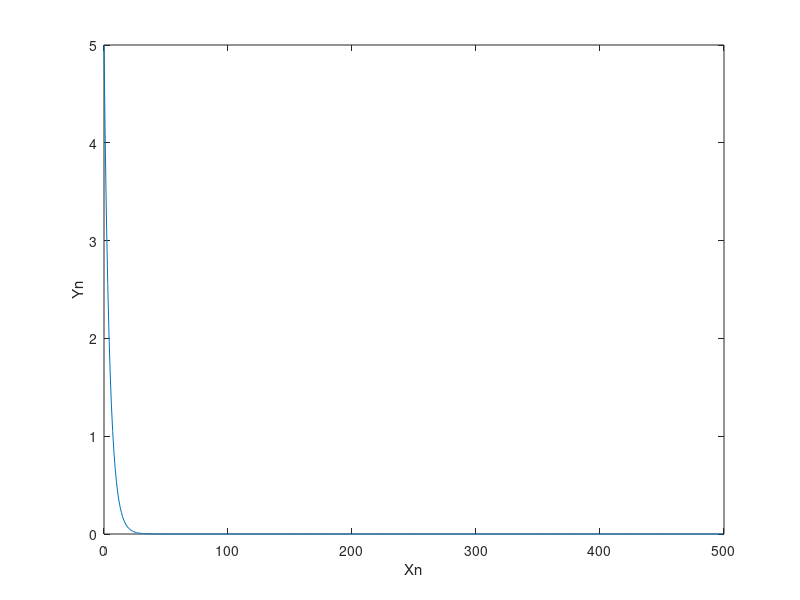

Write MATLAB code to recreate this figure. (Note: this script raises an error after producing the figure.)
%% 
clear;
close all;
clc;

%% Stałe
N = 500;
a = 0.8; % a musi być z przedziału -1,1 aby system był stabilny ujemne wartości wprowadzają oscylacje
b = 5;
theta = [b, a]';

%% Zabawa odpowiedzią impulsową systemu dynamicznego
Imp = [1, zeros(1, N-1)];
Res = 0;
Yn = [];
for i=1:1:N
    fi = [Imp(i), Res]';
    Res = fi' * theta;
    Yn(end+1) = Res;
end

figure(1);
plot(0:N-1, Yn);
xlabel('Xn');
ylabel('Yn');
title("Odpowiedź impulsowa systemu - parametry a = " + a + " b = " + b);

%% Generacja pomiarów wejścia wyjścia systemu dynamicznego
Un = rand(1, N);
en = 2*rand(1,N)-1;

[Yn, Phi] = System(Un, en, theta, a);

%% Estymator najmniejszych kwadratów
theta_est = inv(Phi' * Phi) * Phi' * Yn;
MSE = norm(theta_est - theta)^2;
figure(1);
plot(theta,'o');
hold on;
plot(theta_est,'x');
title("Przykładowa realizacja estymatora najmniejszych kwadratów MSE = " + MSE);
    
%% Błąd empiryczny estymatora najmniejszych kwadratów
L = 50;
Err_MNK = [];
for n = 10:1:500
    Err_MNK(end+1) = EmpErrMNK(L, n, theta, a);
end
n = 10:1:500;
plot(n, Err_MNK);
title('Błąd empiryczny estymatora najmnhiejszych kwadratów w funkcji N')

%% Oszacowanie niezaszumionego wyjścia V
Vn_est = [];
pom = 0;
for i=1:1:N
    Vn_est(end+1) = theta_est(1) * Un(i) + theta_est(2) * pom;
    pom = Vn_est(end);
end
Vn_est = [0,Vn_est];
Vn_est(end) = [];

Psi = [Un',Vn_est'];

%% Metoda zmiennych instrumentalnych
theta_IV = inv(Psi' * Phi)* Psi' * Yn;
MSE = norm(theta_IV - theta)^2;
figure(1);
plot(theta,'o');
hold on;
plot(theta_IV,'x');
title("Przykładowa realizacja estymatora zmiennych instrumentalnych MSE = " + MSE);
%% Błąd empiryczny zmiennych instrumentalnych
L = 50;
Err_IV = [];
for n = 10:1:500
    Err_IV(end+1) = EmpErrIV(L, n, theta, a);
end
n = 10:1:500;
plot(n, Err_IV);

%% Porównanie błędów
figure(1);
plot(n, Err_MNK);
hold on;
plot(n, Err_IV);
legend('MNK','IV');
title('Porównanie błędu empirycznego metody najmniejszych kwadratów i metody zmiennych instrumentalnych');
%% Funkcje małe i duże

function [Yn, Phi] = System(Un, en, theta, a)
    Zn = [];
    Res = 0;
    Phi = [];
    e_s = 0;

    for i=1:1:length(Un)
        fi = [Un(i), Res]';
        Phi = [Phi;fi'];
        Res = fi' * theta + en(i);
        Zn(end+1) = en(i) - a*e_s;
        e_s = en(i);
    end
    Yn = Phi * theta + Zn';
end

function Err = EmpErrMNK(L, N, theta, a)
    suma = 0;
    for l=1:1:L
       Un = rand(1, N);
       en = 2*rand(1,N)-1;
       [Yn, Phi] = System(Un, en, theta, a);
       theta_est = inv(Phi' * Phi) * Phi' * Yn;
       suma = suma + norm(theta_est - theta)^2;
    end
    Err = 1/L * suma;
end

function Err = EmpErrIV(L, N, theta, a)
    suma = 0;
    for l=1:1:L
       Un = rand(1, N);
       en = 2*rand(1,N)-1;
       [Yn, Phi] = System(Un, en, theta, a);
       theta_est = inv(Phi' * Phi) * Phi' * Yn;
       
       Vn_est = [];
       pom = 0;
       for i=1:1:N
           Vn_est(end+1) = theta_est(1) * Un(i) + theta_est(2) * pom;
           pom = Vn_est(end);
       end
       Vn_est = [0,Vn_est];
       Vn_est(end) = [];
       Psi = [Un',Vn_est'];
       
       theta_IV = inv(Psi' * Phi)* Psi' * Yn;
       
       suma = suma + norm(theta_IV - theta)^2;
    end
    Err = 1/L * suma;
end





